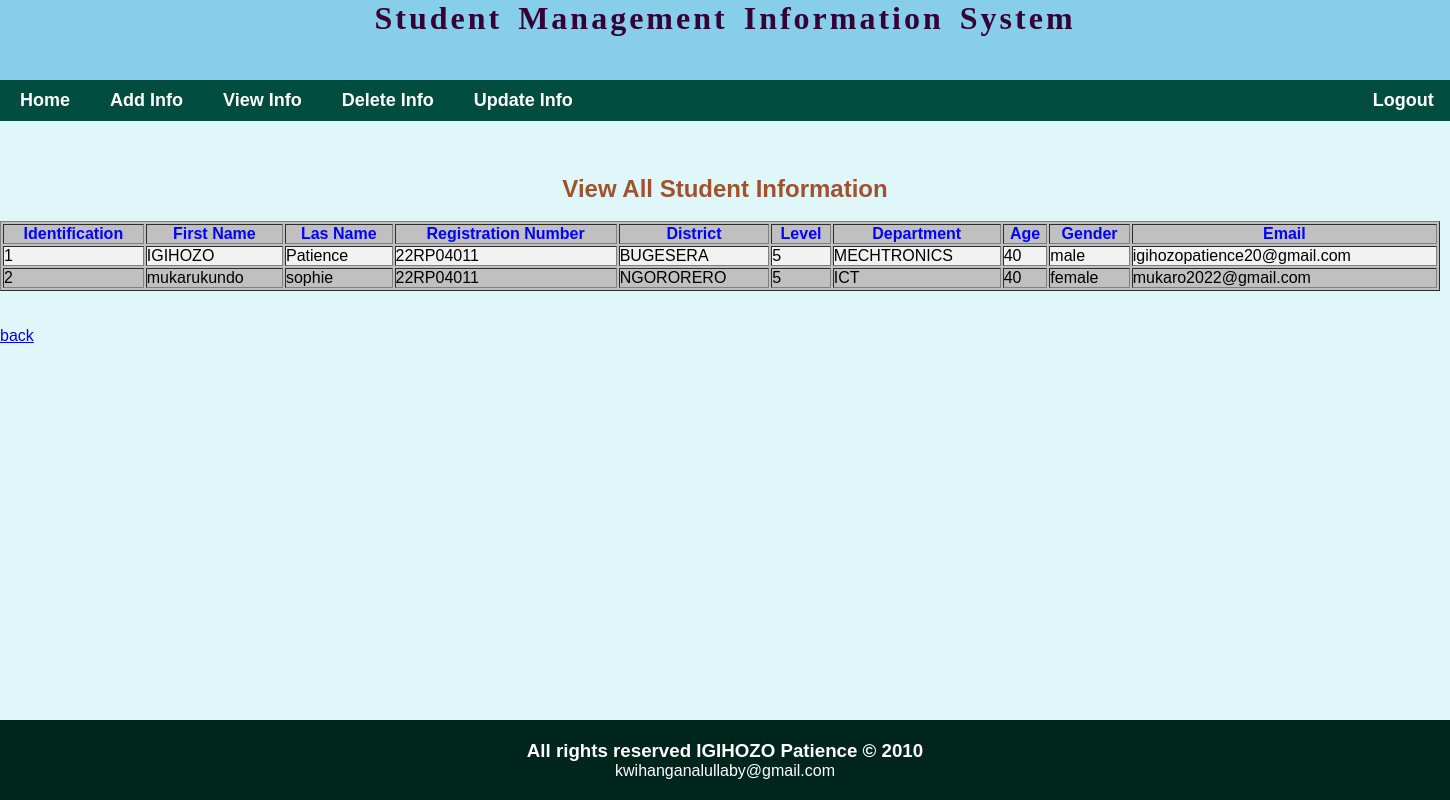
The page /view.php (signed in) on the database its author committed.
### tables this page shows
CREATE TABLE `student` (
  `student_id` int(11) NOT NULL,
  `firstname` varchar(250) NOT NULL,
  `lastname` varchar(100) NOT NULL,
  `reg_number` varchar(150) NOT NULL,
  `district` varchar(40) NOT NULL,
  `level` int(13) NOT NULL,
  `department` varchar(60) NOT NULL,
  `age` int(70) NOT NULL,
  `gender` enum('female','male') DEFAULT NULL,
  `email` varchar(250) NOT NULL
);

### view.php (the view, shortened to what this page needs)
<!DOCTYPE html>
<html>
<head>
</head>
<body>
<h1>Student Management Information System</h1>
<ol>
    <li><a href="home.php">Home</a></li>
            <li><a href="insert.php">Add Info</a></li>
            <li><a href="view.php">View Info</a></li>
            <li><a href="delete.php">Delete Info</a></li>
            <li><a href="update.php">Update Info</a></li>
    <li class="logout"><a href="logout.php">Logout</a></li>
</ol>
<footer>
    <h3>All rights reserved IGIHOZO Patience &copy; 2010</h3>
    <p> kwihanganalullaby@gmail.com</p>
</footer>
</body>
</html>
<?php
include 'connection.php';
$select=mysqli_query($connect,"SELECT * FROM student");
echo "<br><br><br><h2>View all student information</h2><br>";
echo "<table border='1'><tr><th>Identification</th><th>First Name</th><th>Las Name</th><th>Registration Number</th><th>District</th><th>Level</th><th>Department</th><th>Age</th><th>Gender</th><th>Email</th></tr>";
if (mysqli_num_rows($select)>0) {
while ($fecth=mysqli_fetch_array($select)) {
	echo "<tr><td>".$fecth['0']."</td>";
	echo "<td>".$fecth['1']."</td>";
	echo "<td>".$fecth['2']."</td>";
	echo "<td>".$fecth['3']."</td>";
	echo "<td>".$fecth['4']."</td>";
	echo "<td>".$fecth['5']."</td>";
	echo "<td>".$fecth['6']."</td>";
	echo "<td>".$fecth['7']."</td>";
	echo "<td>".$fecth['8']."</td>";
	echo "<td>".$fecth['9']."</td>";
	echo "</tr>";
}
}
else {
	echo "<tr><td colspan='9' align='center' class='aa'>No students Found!!</td></tr>";
}
echo "</table><br><br>";
echo "<a href='home.php'>back </a>";
?>

### view.php (style rules this page uses)
* { padding: 0; margin: 0; }
body { font-family: 'Arial', sans-serif; background-color: #e0f7fa; margin: 0; padding: 0; background-attachment: fixed; }
ol { list-style: none; display: flex; background-color: #004d40; padding: 10px 0; margin: 0; }
ol li { position: relative; margin: 0 20px; font-size: 18px; font-weight: bold; }
ol li a { color: #fff; text-decoration: none; transition: color 0.3s; }
footer { text-align: center; background-color: #00251a; color: #fff; padding: 20px 0; position: fixed; width: 100%; bottom: 0; }
footer h3 { margin: 0; }
.logout { position: relative; left: 95vh; }
h1 { text-align: center; justify-content: center; color: #350035; background-color: skyblue; height: 10vh; font-family: elephant; letter-spacing: 3px; word-spacing: 5px; }
table { width:180vh; background-color:silver; }
h2 { justify-content:center; text-align:center; color:sienna; text-transform:capitalize; }
th { color : blue; }
tr:nth-child(even) { background-color:#f2f2f2; }

### rows shown on the page
student: student_id "1", firstname "IGIHOZO", lastname "Patience", reg_number "22RP04011", district "BUGESERA", level "5", department "MECHTRONICS", age "40", gender "male", email "igihozopatience20@gmail.com"
student: student_id "2", firstname "mukarukundo", lastname "sophie", reg_number "22RP04011", district "NGORORERO", level "5", department "ICT", age "40", gender "female", email "mukaro2022@gmail.com"
